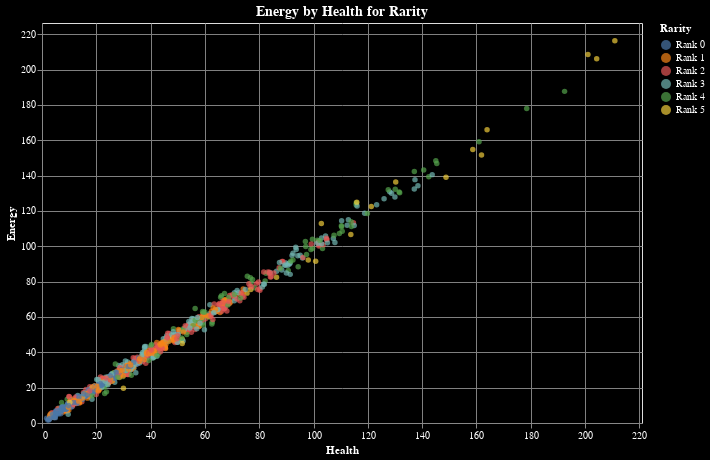

The cell this chart's notebook holds for it:
### Code cell
tooltip=[
    alt.Tooltip('Name', title='Monster Name'),
    alt.Tooltip('Type', title='Category'),
    alt.Tooltip('Level', title='Level'),
    alt.Tooltip('Rarity', title='Rarity Rank'),
    alt.Tooltip('Damage', title='Damage'),
    alt.Tooltip('Health', format='.2f', title='HP'),
    alt.Tooltip('Energy', format='.2f', title='Stamina'),
    alt.Tooltip('Sanity', format='.2f', title='Mind Strength'),
    alt.Tooltip('Timestamp', title='Created At')
]

chart = alt.Chart(df).mark_circle(size=30).encode(
    x=alt.X('Health', scale=alt.Scale(domain=[0, df['Health'].max() + 10]), axis=alt.Axis(grid=True)),
    y=alt.Y('Energy', scale=alt.Scale(domain=[0, df['Energy'].max() + 10]), axis=alt.Axis(grid=True)),
    color='Rarity',
    tooltip=tooltip
).properties(
    width=600,   
    height=400,  
    background='black',
    title="Energy by Health for Rarity"
).configure_axis(
    labelColor='white',
    titleColor='white',
    gridColor='gray'
).configure_legend(
    labelColor='white',
    titleColor='white'
).configure_title(
    fontSize=14,
    color='white'
)

chart

### Figure 1 — Vega-Lite specification as saved in the notebook (floating-point values rounded to 4 significant figures; data arrays with more than 128 entries replaced by an {"elided": "..."} marker saying what was removed)
{"config": {"view": {"continuousWidth": 300, "continuousHeight": 300}, "axis": {"gridColor": "gray", "labelColor": "white", "titleColor": "white"}, "legend": {"labelColor": "white", "titleColor": "white"}, "title": {"color": "white", "fontSize": 14}}, "data": {"name": "data-02567f763f1b59b666e5aecaa2c9f157"}, "mark": {"type": "circle", "size": 30}, "background": "black", "encoding": {"color": {"field": "Rarity", "type": "nominal"}, "tooltip": [{"field": "Name", "title": "Monster Name", "type": "nominal"}, {"field": "Type", "title": "Category", "type": "nominal"}, {"field": "Level", "title": "Level", "type": "quantitative"}, {"field": "Rarity", "title": "Rarity Rank", "type": "nominal"}, {"field": "Damage", "title": "Damage", "type": "nominal"}, {"field": "Health", "format": ".2f", "title": "HP", "type": "quantitative"}, {"field": "Energy", "format": ".2f", "title": "Stamina", "type": "quantitative"}, {"field": "Sanity", "format": ".2f", "title": "Mind Strength", "type": "quantitative"}, {"field": "Timestamp", "title": "Created At", "type": "nominal"}], "x": {"axis": {"grid": true}, "field": "Health", "scale": {"domain": [0, 221.0]}, "type": "quantitative"}, "y": {"axis": {"grid": true}, "field": "Energy", "scale": {"domain": [0, 226.3]}, "type": "quantitative"}}, "height": 400, "title": "Energy by Health for Rarity", "width": 600, "$schema": "https://vega.github.io/schema/vega-lite/v5.20.1.json", "datasets": {"data-02567f763f1b59b666e5aecaa2c9f157": {"elided": "1000 records"}}}
